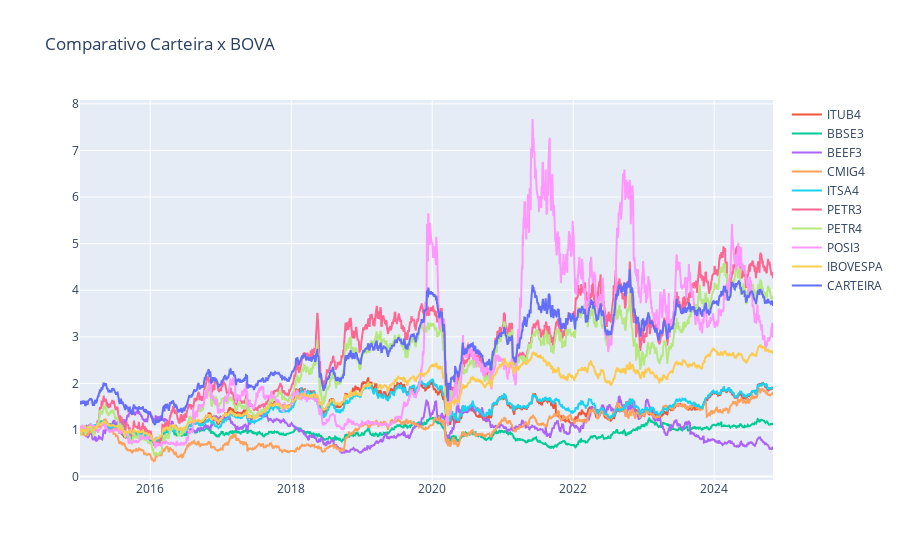

Notebook source saved alongside this figure:
### Code cell
figura = px.line(title= 'Comparativo Carteira x BOVA')
for i in dataset_normalizado.columns[1:]:
    figura.add_scatter(x= dataset_normalizado['Date'], y= dataset_normalizado[i], name=i)
figura.show()

### Figure 1 — Plotly figure (JSON) as saved in the notebook; plotly's stock layout.template omitted (floating-point values rounded to 4 significant figures; data arrays with more than 128 entries replaced by an {"elided": "..."} marker saying what was removed)
{"data": [{"hovertemplate": "<extra></extra>", "legendgroup": "", "line": {"color": "#636efa", "dash": "solid"}, "marker": {"symbol": "circle"}, "mode": "lines", "name": "", "orientation": "v", "showlegend": false, "type": "scatter", "xaxis": "x", "yaxis": "y"}, {"name": "ITUB4", "type": "scatter", "x": {"elided": "2450 str values"}, "y": {"elided": "2450 float values"}}, {"name": "BBSE3", "type": "scatter", "x": {"elided": "2450 str values"}, "y": {"elided": "2450 float values"}}, {"name": "BEEF3", "type": "scatter", "x": {"elided": "2450 str values"}, "y": {"elided": "2450 float values"}}, {"name": "CMIG4", "type": "scatter", "x": {"elided": "2450 str values"}, "y": {"elided": "2450 float values"}}, {"name": "ITSA4", "type": "scatter", "x": {"elided": "2450 str values"}, "y": {"elided": "2450 float values"}}, {"name": "PETR3", "type": "scatter", "x": {"elided": "2450 str values"}, "y": {"elided": "2450 float values"}}, {"name": "PETR4", "type": "scatter", "x": {"elided": "2450 str values"}, "y": {"elided": "2450 float values"}}, {"name": "POSI3", "type": "scatter", "x": {"elided": "2450 str values"}, "y": {"elided": "2450 float values"}}, {"name": "IBOVESPA", "type": "scatter", "x": {"elided": "2450 str values"}, "y": {"elided": "2450 float values"}}, {"name": "CARTEIRA", "type": "scatter", "x": {"elided": "2450 str values"}, "y": {"elided": "2450 float values"}}], "layout": {"legend": {"tracegroupgap": 0}, "title": {"text": "Comparativo Carteira x BOVA"}, "xaxis": {"anchor": "y", "domain": [0, 1]}, "yaxis": {"anchor": "x", "domain": [0, 1]}}}
